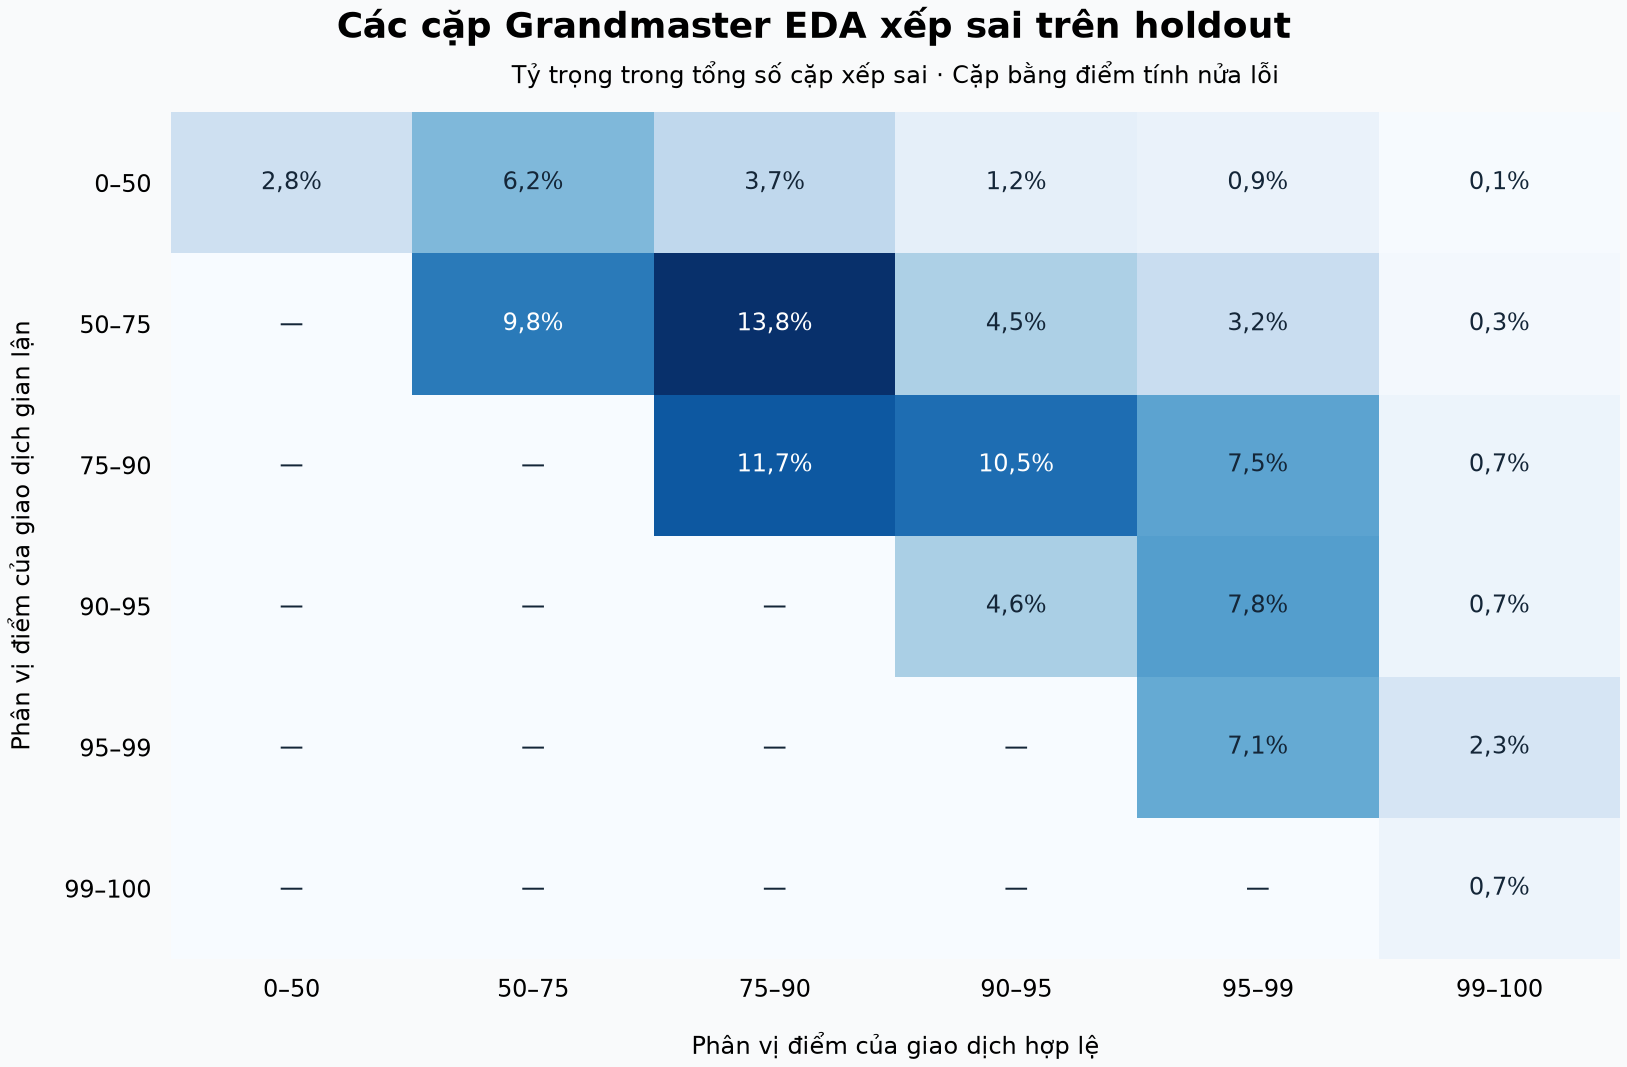

The Python source for this figure:
"""Account for the AUC gap by the score bands of both transactions in a pair."""

from pathlib import Path
import sys

import matplotlib
matplotlib.use('Agg')
import matplotlib.pyplot as plt
import numpy as np
from sklearn.metrics import roc_auc_score

HERE = Path(__file__).resolve().parent
PARENT = HERE.parent
sys.path.insert(0, str(PARENT))
from grandmaster_inputs import development_caches, official_data, read_json, write_json

QUANTILES = (0., .5, .75, .9, .95, .99, 1.)
NAMES = ('0–50', '50–75', '75–90', '90–95', '95–99', '99–100')


def lost_pairs(positives, negatives):
    ordered = np.sort(negatives)
    left = np.searchsorted(ordered, positives, side='left')
    right = np.searchsorted(ordered, positives, side='right')
    return float(np.sum(len(negatives) - .5 * (left + right)))


def analyze(y, probabilities, unlabeled):
    edges = np.quantile(probabilities, QUANTILES)[1:-1]
    bands = np.searchsorted(edges, probabilities, side='right')
    test_bands = np.searchsorted(edges, unlabeled, side='right')
    levels = range(len(NAMES))
    fraud = y == 1
    by_group = [{
        'percentile': label, 'rows': int((bands == i).sum()), 'fraud': int((fraud & (bands == i)).sum()),
        'legitimate': int((~fraud & (bands == i)).sum()), 'expected_fraud': float(probabilities[bands == i].sum()),
        'test_rows': int((test_bands == i).sum()), 'test_share': float(np.mean(test_bands == i))}
        for i, label in enumerate(NAMES)]
    matrix = np.array([[lost_pairs(probabilities[(bands == i) & fraud], probabilities[(bands == j) & ~fraud])
                        for j in levels] for i in levels])
    pairs = int(fraud.sum()) * int((~fraud).sum())
    auc = roc_auc_score(y, probabilities)
    np.testing.assert_allclose(matrix.sum() / pairs, 1. - auc, rtol=0., atol=1e-12)
    np.testing.assert_equal([sum(g[k] for g in by_group) for k in ('rows', 'fraud', 'legitimate', 'test_rows')],
                           [len(y), fraud.sum(), (~fraud).sum(), len(unlabeled)])
    for i, row in enumerate(by_group):
        row['lost_pair_share_for_fraud_in_band'] = float(matrix[i].sum() / matrix.sum())
        row['lost_pair_share_for_legitimate_in_band'] = float(matrix[:, i].sum() / matrix.sum())
    return {'auc': auc, 'target_auc': .952, 'positive_negative_pairs': pairs, 'lost_pairs': float(matrix.sum()),
            'net_pairs_to_correct_for_target_on_this_holdout': float((.952 - auc) * pairs),
            'score_edges': edges.tolist(), 'groups': by_group, 'lost_pairs_matrix': matrix.tolist()}


def render(result):
    matrix = np.asarray(result['lost_pairs_matrix'])
    shares = 100 * matrix / matrix.sum()
    fig, ax = plt.subplots(figsize=(9.3, 6.1), layout='constrained')
    fig.patch.set_facecolor('#f9fafb')
    ax.imshow(shares, cmap='Blues', vmin=0., vmax=float(shares.max()), aspect='auto')
    ax.set_xticks(range(len(NAMES)), NAMES)
    ax.set_yticks(range(len(NAMES)), NAMES)
    ax.tick_params(length=0, pad=8)
    ax.set_xlabel('Phân vị điểm của giao dịch hợp lệ', labelpad=12)
    ax.set_ylabel('Phân vị điểm của giao dịch gian lận', labelpad=12)
    fig.suptitle('Các cặp Grandmaster EDA xếp sai trên holdout', fontsize=15, fontweight='bold')
    ax.set_title('Tỷ trọng trong tổng số cặp xếp sai · Cặp bằng điểm tính nửa lỗi', fontsize=10, pad=12)
    for i in range(len(NAMES)):
        for j in range(len(NAMES)):
            v = shares[i, j]
            text = '—' if not v else f'{v:.1f}%'.replace('.', ',')
            ax.text(j, i, text, ha='center', va='center', color='white' if v > shares.max() * .65 else '#142638')
    for edge in ax.spines.values():
        edge.set_visible(False)
    fig.savefig(HERE / 'rank_errors.png', dpi=175)
    plt.close(fig)


def run():
    train, test, _, hashes = official_data()
    y, _, held, *_ = development_caches(train, hashes)
    archive = PARENT / 'selected_predictions.npz'
    with np.load(archive, allow_pickle=False) as saved:
        np.testing.assert_array_equal(saved['holdout_ids'], train.id.to_numpy()[held])
        np.testing.assert_array_equal(saved['test_ids'], test.id)
        result = analyze(y[held], saved['holdout'], saved['test'])
    expected = read_json(PARENT / 'evaluation.json')['best_holdout_auc']
    np.testing.assert_allclose(result['auc'], expected, rtol=0., atol=1e-12)
    result['input_sha256'] = hashes
    write_json(HERE / 'rank_errors.json', result)
    render(result)
    print(f'Validated {result["positive_negative_pairs"]:,} pairs and exact archived AUC {expected:.8f}')


if __name__ == '__main__':
    run()
